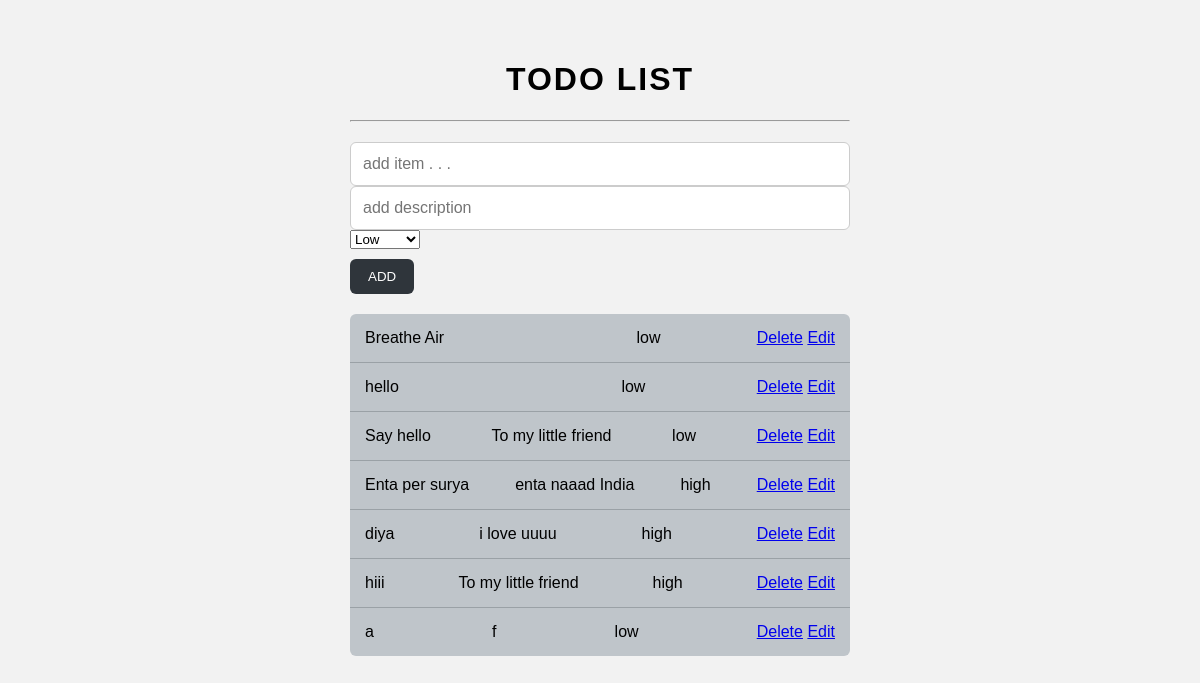
The app's page /, older data.
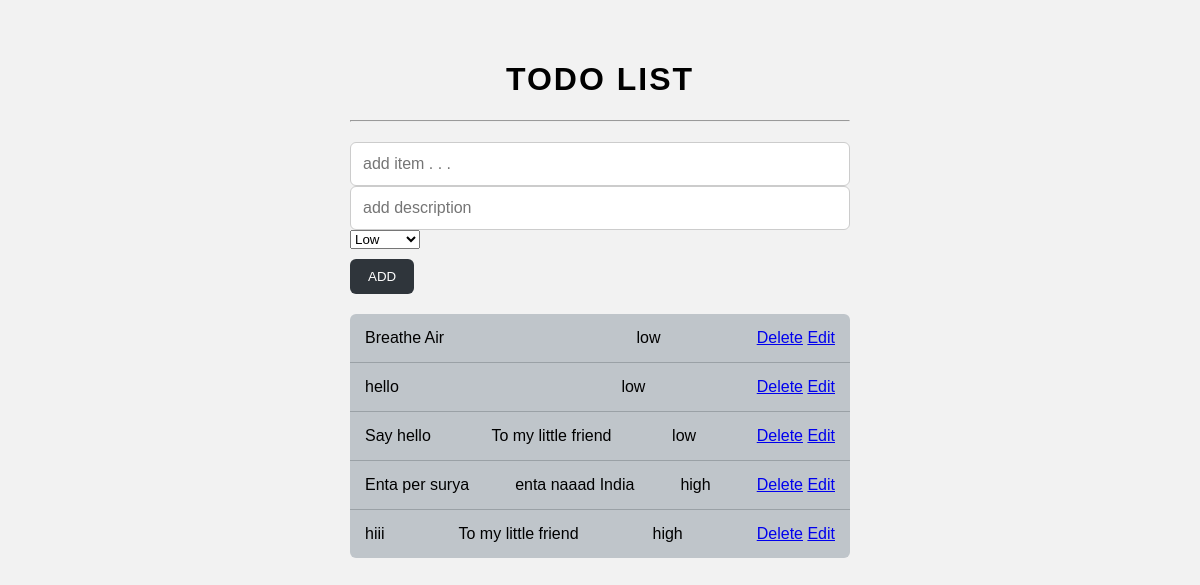
The same page, newer data.
### todolistapp/models.py (models this page shows)
class Task(models.Model):
    name=models.CharField(max_length=100)
    description=models.CharField(blank=True)
    priority=models.CharField(max_length=10, default='low')
    completed=models.BooleanField(default=False)

### todolistapp/views.py (the view)
# urls.py: path('', views.index, name='index'),
def index(request):
    task=Task.objects.all()
    if request.method=='POST':
        a= request.POST.get('item')
        b= request.POST.get('description')
        c=request.POST.get('priority')
        Task.objects.create(name=a, description=b, priority=c)
        return redirect('index')
    return render(request, 'index.html',{'task':task})

### todolistapp/templates/index.html (shortened to what this page needs)
<!DOCTYPE html>
<html lang="en">
<head>
</head>
<body>
<div class="container">
    <h1>TODO LIST</h1>
    <hr>
    <form action="#" method="POST">
        <input type="text" placeholder="add item . . ." name="item">
        <input type="text" placeholder="add description" name="description">
        <select name="priority">
            <option value="low">Low</option>
        </select><br>
        <button type="submit" class="add-btn">ADD</button>
    </form>
    <div class="task-box">
        {% for i in  task %}
        <div class="task">
            {% if i.completed %}
                <strike>{{ i.name }}</strike>
            {% else %}
                <span>{{ i.name }}</span>
            {% endif %}
            <span>{{ i.description }}</span>
            <span>{{ i.priority }}</span>
            <div class="buttons">
                <a href='delete/{{ i.id }}/' >Delete</a>
                <a href='edit/{{ i.id }}/' >Edit</a>
            </div>
        </div>
        {% endfor %}
    </div>
</div>
</body>
</html>

### todolistapp/templates/index.html (style rules this page uses)
body { font-family: Arial, sans-serif; background-color: #f2f2f2; display: flex; justify-content: center; margin-top: 40px; }
.container { width: 500px; }
h1 { text-align: center; letter-spacing: 2px; }
hr { margin: 20px 0; }
input { width: 100%; padding: 12px; font-size: 16px; border: 1px solid #ccc; border-radius: 6px; box-sizing: border-box; }
.add-btn { margin-top: 10px; padding: 10px 18px; background-color: #2f353b; color: white; border: none; border-radius: 6px; cursor: pointer; }
.task-box { margin-top: 20px; background-color: #bfc5ca; border-radius: 6px; overflow: hidden; }
.task { display: flex; justify-content: space-between; align-items: center; padding: 15px; border-bottom: 1px solid #9aa1a6; }
.task:last-child { border-bottom: none; }

Row changes from the older to the newer data that the page shows:
removed Task: name "diya", description "i love uuuu", priority "high"
removed Task: name "a", description "f", priority "low"
